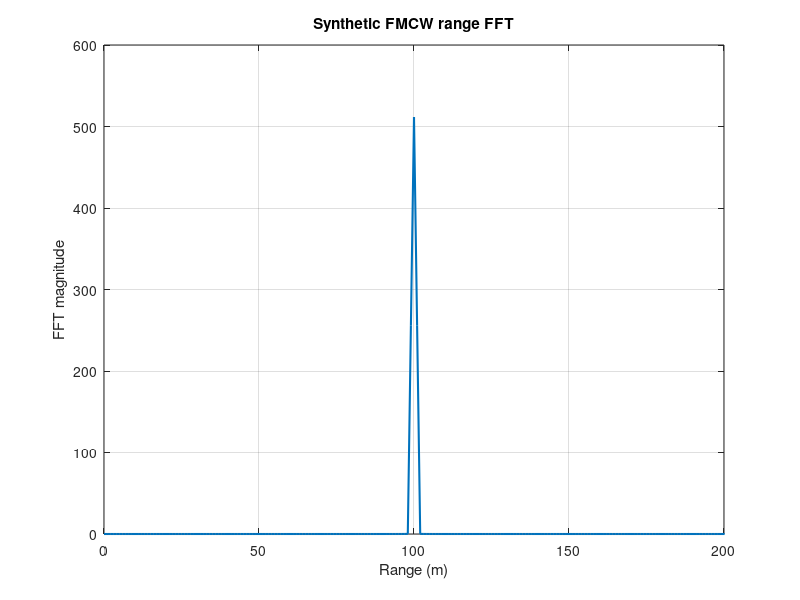

MATLAB code for this plot:
% Modernized independent simulation based on the capstone FMCW parameters.
% Demonstrates range estimation with a complex-baseband dechirped signal.
% This is not the original experimental radar processing pipeline.
clear; close all; clc;
c=3e8; fc=60e9; maxR=200; rangeRes=1; targetRange=100;
B=c/(2*rangeRes); Tchirp=5.5*2*maxR/c; slope=B/Tchirp;
Nr=1024; Fs=Nr/Tchirp; t=(0:Nr-1)/Fs;
tau=2*targetRange/c;
% Baseband beat frequency for a stationary point target
fbeat=slope*tau;
beat=exp(1j*2*pi*fbeat*t);
window=0.5-0.5*cos(2*pi*(0:Nr-1)/(Nr-1));
spectrum=abs(fft(beat.*window));
freq=(0:floor(Nr/2)-1)*Fs/Nr;
ranges=freq*c/(2*slope);
[~,idx]=max(spectrum(1:numel(freq)));
estimatedRange=ranges(idx);
fprintf('True range: %.2f m | Estimated range: %.2f m\n',targetRange,estimatedRange);
figure('Color','w'); plot(ranges,spectrum(1:numel(freq)),'LineWidth',1.5);
xlabel('Range (m)'); ylabel('FFT magnitude'); title('Synthetic FMCW range FFT'); grid on;
xlim([0 maxR]);
if ~exist('figures','dir'), mkdir('figures'); end
saveas(gcf,fullfile('figures','synthetic_range_fft.png'));
